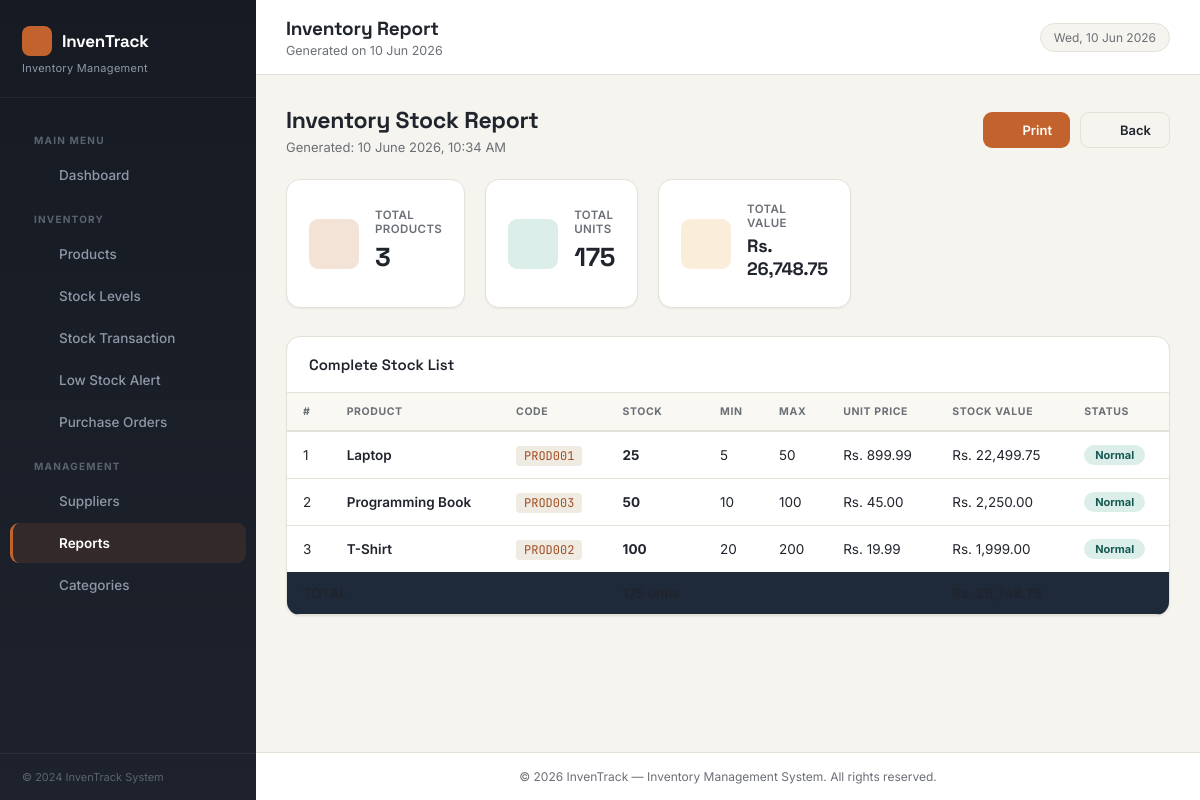
The app's page /pages/reports/inventory-report.php with its own data.
### tables this page shows
CREATE TABLE inventory (
    inventory_id INT PRIMARY KEY AUTO_INCREMENT,
    product_id INT NOT NULL UNIQUE,
    current_stock INT NOT NULL DEFAULT 0,
    minimum_stock INT NOT NULL DEFAULT 10,
    maximum_stock INT NOT NULL DEFAULT 100,
    last_restock_date DATE,
    created_at TIMESTAMP DEFAULT CURRENT_TIMESTAMP,
    updated_at TIMESTAMP DEFAULT CURRENT_TIMESTAMP ON UPDATE CURRENT_TIMESTAMP,
    FOREIGN KEY (product_id) REFERENCES products(product_id)
);

CREATE TABLE products (
    product_id INT PRIMARY KEY AUTO_INCREMENT,
    product_name VARCHAR(150) NOT NULL,
    product_code VARCHAR(50) NOT NULL UNIQUE,
    category_id INT NOT NULL,
    supplier_id INT NOT NULL,
    unit_price DECIMAL(10, 2) NOT NULL,
    description TEXT,
    image_url VARCHAR(255),
    created_at TIMESTAMP DEFAULT CURRENT_TIMESTAMP,
    updated_at TIMESTAMP DEFAULT CURRENT_TIMESTAMP ON UPDATE CURRENT_TIMESTAMP,
    FOREIGN KEY (category_id) REFERENCES categories(category_id),
    FOREIGN KEY (supplier_id) REFERENCES suppliers(supplier_id)
);

### classes/Inventory.php (called while the page is built, shortened)
<?php
class Inventory {
    private $conn;
    private $inventory_table = 'inventory';
    public function __construct($db) {
        $this->conn = $db;
    }
    public function getAllInventory() {
        $query = "SELECT i.*, p.product_name, p.product_code, p.unit_price
                  FROM " . $this->inventory_table . " i
                  JOIN products p ON i.product_id = p.product_id
                  ORDER BY p.product_name ASC";
        $result = $this->conn->query($query);
        if ($result && $result->num_rows > 0) {
            return $result->fetch_all(MYSQLI_ASSOC);
        }
        return false;
    }
}
?>

### pages/reports/inventory-report.php (the view, shortened to what this page needs)
<?php
require_once '../../config/database.php';
require_once '../../classes/Inventory.php';
$inventory = new Inventory($conn);
$allInventory = $inventory->getAllInventory();
$totalValue = 0; $totalUnits = 0;
if ($allInventory) foreach ($allInventory as $i) { $totalValue += $i['current_stock'] * $i['unit_price']; $totalUnits += $i['current_stock']; }
require_once '../../includes/layout.php';
?>
<div class="page-header no-print">
    <div><h1>Inventory Stock Report</h1><p>Generated: <?php echo date('d F Y, g:i A'); ?></p></div>
    <div style="display:flex;gap:10px;">
        <button onclick="window.print()" class="btn btn-primary no-print"><?php echo icon('printer', 15); ?> Print</button>
        <a href="index.php" class="btn btn-secondary no-print"><?php echo icon('arrow-left', 15); ?> Back</a>
    </div>
</div>
<div class="stats-grid">
    <div class="stat-card">
        <div class="stat-icon blue"><?php echo icon('box', 22); ?></div>
        <div class="stat-info"><div class="stat-label">Total Products</div><div class="stat-number"><?php echo $allInventory ? count($allInventory) : 0; ?></div></div>
    </div>
    <div class="stat-card">
        <div class="stat-icon green"><?php echo icon('building', 22); ?></div>
        <div class="stat-info"><div class="stat-label">Total Units</div><div class="stat-number"><?php echo number_format($totalUnits); ?></div></div>
    </div>
    <div class="stat-card">
        <div class="stat-icon yellow"><?php echo icon('dollar', 22); ?></div>
        <div class="stat-info"><div class="stat-label">Total Value</div><div class="stat-number" style="font-size:18px;">Rs. <?php echo number_format($totalValue, 2); ?></div></div>
    </div>
</div>
<div class="card">
    <div class="card-header"><h3>Complete Stock List</h3></div>
    <div class="table-responsive">
        <?php if ($allInventory): ?>
        <table>
            <thead><tr><th>#</th><th>Product</th><th>Code</th><th>Stock</th><th>Min</th><th>Max</th><th>Unit Price</th><th>Stock Value</th><th>Status</th></tr></thead>
            <tbody>
                <?php $i=1; foreach ($allInventory as $item):
                    $val = $item['current_stock'] * $item['unit_price'];
                    if ($item['current_stock'] <= 0) { $badge='badge-danger'; $status='Out of Stock'; }
                    elseif ($item['current_stock'] <= $item['minimum_stock']) { $badge='badge-warning'; $status='Low Stock'; }
                    elseif ($item['current_stock'] >= $item['maximum_stock']) { $badge='badge-info'; $status='Overstocked'; }
                    else { $badge='badge-success'; $status='Normal'; }
                ?>
                <tr>
                    <td><?php echo $i++; ?></td>
                    <td><span class="fw-600"><?php echo htmlspecialchars($item['product_name']); ?></span></td>
                    <td><code><?php echo htmlspecialchars($item['product_code']); ?></code></td>
                    <td><span class="fw-bold"><?php echo $item['current_stock']; ?></span></td>
                    <td><?php echo $item['minimum_stock']; ?></td>
                    <td><?php echo $item['maximum_stock']; ?></td>
                    <td>Rs. <?php echo number_format($item['unit_price'], 2); ?></td>
                    <td>Rs. <?php echo number_format($val, 2); ?></td>
                    <td><span class="badge <?php echo $badge; ?>"><?php echo $status; ?></span></td>
                </tr>
                <?php endforeach; ?>
            </tbody>
            <tfoot>
                <tr style="background:#1e2a3a; color:white; font-weight:700;">
                    <td colspan="3">TOTAL</td>
                    <td><?php echo number_format($totalUnits); ?> units</td>
                    <td colspan="3"></td>
                    <td>Rs. <?php echo number_format($totalValue, 2); ?></td>
                    <td></td>
                </tr>
            </tfoot>
        </table>
        <?php else: ?>
        <div class="card-body"><div class="alert alert-info">No inventory data found.</div></div>
        <?php endif; ?>
    </div>
</div>
<?php require_once '../../includes/layout-end.php'; ?>

### assets/css/style.css (style rules this page uses)
:root { --sidebar-bg: #161A23; --sidebar-bg-2: #1D222C; --sidebar-hover: #232936; --sidebar-active: #C2632E; --sidebar-text: #9098A8; --sidebar-text-active: #ffffff; --sidebar-width: 256px; --ink: #1A1D24; --copper: #C2632E; --copper-dark: #A14E22; --copper-light: #F3E3D6; --teal: #1F6F66; --teal-light: #DCEEEA; --danger: #C23B3B; --danger-light: #FBE7E5; --warning: #B9842B; --warning-light: #FAEEDA; --purple: #6B4E9E; --purple-light: #EAE3F5; --bg-main: #F6F4EF; --bg-white: #FFFFFF; --text-dark: #20242C; --text-muted: #6B6F76; --border: #E6E1D8; --font-display: 'Space Grotesk', 'Inter', sans-serif; --font-body: 'Inter', 'Segoe UI', sans-serif; --font-mono: 'JetBrains Mono', 'Courier New', monospace; --shadow-sm: 0 1px 2px rgba(26,29,36,0.06); --shadow-md: 0 8px 24px rgba(26,29,36,0.10); --radius: 14px; --radius-sm: 9px; }
* { margin: 0; padding: 0; box-sizing: border-box; }
body { font-family: var(--font-body); font-size: 14px; background-color: var(--bg-main); color: var(--text-dark); display: flex; min-height: 100vh; -webkit-font-smoothing: antialiased; }
.stats-grid { display: grid; grid-template-columns: repeat(5, 1fr); gap: 20px; margin-bottom: 28px; }
.stat-card { background: var(--bg-white); border-radius: var(--radius); padding: 22px; box-shadow: var(--shadow-sm); display: flex; align-items: center; gap: 16px; border: 1px solid var(--border); transition: box-shadow 0.2s, transform 0.2s; }
.stat-icon { width: 50px; height: 50px; border-radius: var(--radius-sm); display: flex; align-items: center; justify-content: center; flex-shrink: 0; }
.stat-icon.blue { color: var(--copper-dark); }
.stat-icon.green { color: var(--teal); }
.stat-icon.yellow { color: var(--warning); }
.stat-icon.blue { background: var(--copper-light); }
.stat-icon.green { background: var(--teal-light); }
.stat-icon.yellow { background: var(--warning-light); }
.stat-info { flex: 1; min-width: 0; }
.stat-label { font-size: 11.5px; color: var(--text-muted); font-weight: 600; text-transform: uppercase; letter-spacing: 0.4px; }
.stat-number { font-family: var(--font-display); font-size: 26px; font-weight: 700; color: var(--text-dark); line-height: 1.25; margin: 5px 0; letter-spacing: -0.3px; }
.card { background: var(--bg-white); border-radius: var(--radius); border: 1px solid var(--border); box-shadow: var(--shadow-sm); margin-bottom: 24px; overflow: hidden; }
.card-header { padding: 18px 22px; border-bottom: 1px solid var(--border); display: flex; align-items: center; justify-content: space-between; }
.card-header h3 { font-family: var(--font-display); font-size: 15px; font-weight: 600; color: var(--text-dark); margin: 0; }
.table-responsive { overflow-x: auto; }
table { width: 100%; border-collapse: collapse; font-size: 13.5px; }
thead tr { background: #FAF8F3; border-bottom: 2px solid var(--border); }
th { padding: 12px 16px; text-align: left; font-size: 10.5px; font-weight: 700; color: var(--text-muted); text-transform: uppercase; letter-spacing: 0.6px; white-space: nowrap; }
td { padding: 13px 16px; border-bottom: 1px solid var(--border); color: var(--text-dark); }
tbody tr:last-child td { border-bottom: none; }
.btn { display: inline-flex; align-items: center; gap: 6px; padding: 9px 18px; border: none; border-radius: var(--radius-sm); font-size: 13px; font-weight: 600; cursor: pointer; text-decoration: none; transition: all 0.18s ease; white-space: nowrap; font-family: var(--font-body); }
.btn-primary { background: var(--copper); color: white; }
.btn-secondary { background: var(--bg-main); color: var(--text-dark); border: 1px solid var(--border); }
.badge { display: inline-block; padding: 3px 11px; border-radius: 20px; font-size: 11px; font-weight: 700; }
.badge-success { background: var(--teal-light); color: #175A53; }
.page-header { display: flex; align-items: center; justify-content: space-between; margin-bottom: 24px; }
.page-header h1 { font-family: var(--font-display); font-size: 23px; font-weight: 700; color: var(--text-dark); margin: 0; border: none; padding: 0; letter-spacing: -0.3px; }
.page-header p { color: var(--text-muted); font-size: 13px; margin-top: 4px; }
.fw-bold { font-weight: 700; }
.fw-600 { font-weight: 600; }
code { background: #EFEBE2; padding: 2px 8px; border-radius: 4px; font-size: 12px; color: var(--copper-dark); font-family: var(--font-mono); }

### records on screen
inventory: product.product_name "Laptop", product.product_code "PROD001", current_stock "25", minimum_stock "5", maximum_stock "50", product.unit_price "899.99", current_stock.unit_price "22,499.75", status "Normal"
inventory: product.product_name "Programming Book", product.product_code "PROD003", current_stock "50", minimum_stock "10", maximum_stock "100", product.unit_price "45.00", current_stock.unit_price "2,250.00", status "Normal"
inventory: product.product_name "T-Shirt", product.product_code "PROD002", current_stock "100", minimum_stock "20", maximum_stock "200", product.unit_price "19.99", current_stock.unit_price "1,999.00", status "Normal"

### other values on screen
$pageTitle "Inventory Report"
count($allInventory) "3"
$totalUnits "175"
$totalValue "26,748.75"
